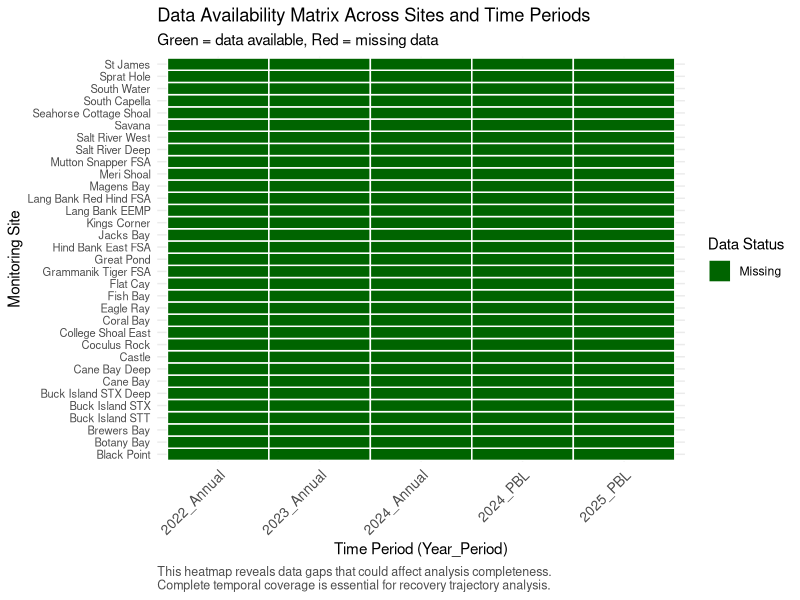
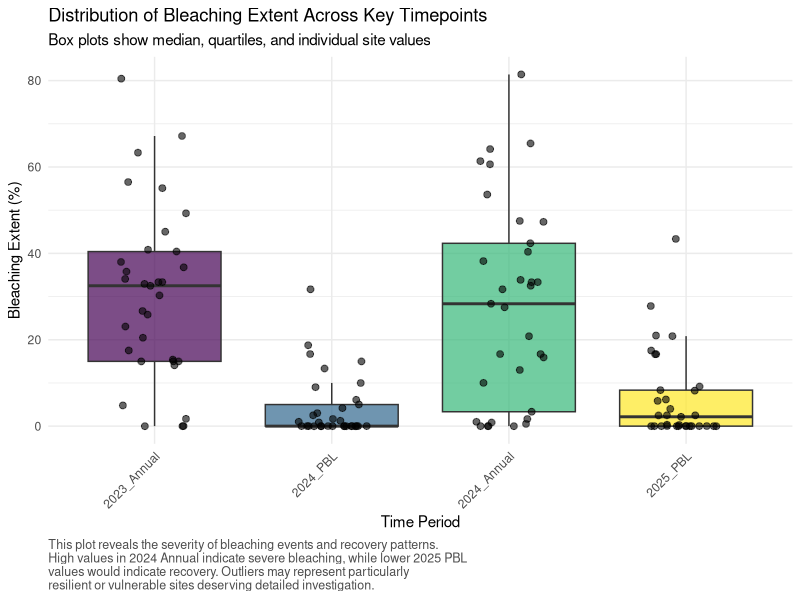
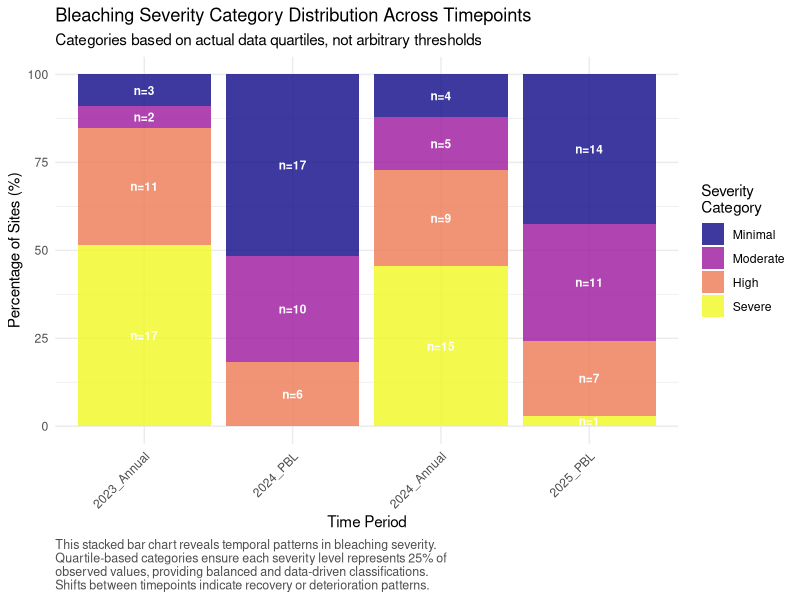
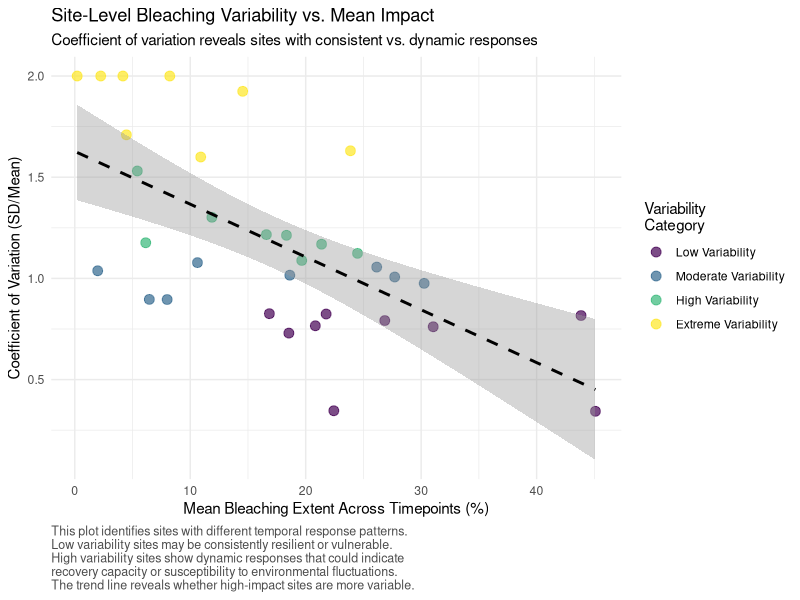

R code for these plots, in order:
# ============================================================================
# 01: Comprehensive Coral Bleaching Data Loading and Initial Analysis
# ============================================================================
# Purpose: Load coral condition datasets, perform initial data exploration,
#          calculate site-level statistics, and establish data-driven thresholds
#          using actual quartiles rather than arbitrary cutoffs
# Author: Coral Bleaching Analysis Pipeline
# Date: Analysis of 2023-2025 bleaching events
# ============================================================================

# Load required libraries with explicit purpose for each
library(dplyr)        # Data manipulation and summarization
library(ggplot2)      # Advanced plotting and visualization
library(tidyr)        # Data reshaping and tidying
library(readr)        # Efficient CSV reading
library(corrplot)     # Correlation matrix visualization
library(gridExtra)    # Multiple plot arrangement
library(viridis)      # Perceptually uniform color scales
library(scales)       # Scale functions for plots
library(tidyverse)

cat("============================================================================\n")
cat("CORAL BLEACHING DATA LOADING AND INITIAL ANALYSIS\n")
cat("============================================================================\n\n")

# ============================================================================
# DATA LOADING AND INITIAL EXPLORATION
# ============================================================================

cat("STEP 1: Loading coral condition datasets\n")
cat("----------------------------------------\n")

# Load all three coral condition datasets
# Rationale: We need extent, prevalence, and mortality data to get complete
# picture of coral condition responses across different metrics
extent_data <- read_csv("s3pt1_coralcondition_bleachingextent_33sites_2022_2025.csv")
prevalence_data <- read_csv("s3pt1_coralcondition_bleachingprevalence_33sites_2022_2025.csv")
mortality_data <- read_csv("s3pt1_coralcondition_mortalityprevalence_33sites_2022_2025.csv")

# Load temperature data for context
temp_data <- read_csv("s4pt5_temperatureWeeklyDHW_45sites_2003_2025.csv")

# Display data dimensions and structure
cat("Dataset dimensions:\n")
cat(sprintf("  Extent data: %d rows × %d columns\n", nrow(extent_data), ncol(extent_data)))
cat(sprintf("  Prevalence data: %d rows × %d columns\n", nrow(prevalence_data), ncol(prevalence_data)))
cat(sprintf("  Mortality data: %d rows × %d columns\n", nrow(mortality_data), ncol(mortality_data)))
cat(sprintf("  Temperature data: %d rows × %d columns\n", nrow(temp_data), ncol(temp_data)))

# Examine data structure and key variables
cat("\nKey variables in extent data:\n")
cat(paste(names(extent_data), collapse = ", "), "\n")

cat("\nUnique time periods in data:\n")
unique_periods <- extent_data %>% 
  distinct(year, period) %>% 
  arrange(year, period)
print(unique_periods)

cat(sprintf("\nTotal unique sites in extent data: %d\n", n_distinct(extent_data$site)))
cat(sprintf("Year range: %d - %d\n", min(extent_data$year), max(extent_data$year)))

# ============================================================================
# DATA QUALITY ASSESSMENT
# ============================================================================

cat("\nSTEP 2: Data quality assessment\n")
cat("-------------------------------\n")

# Check for missing values in key variables
missing_analysis <- extent_data %>%
  summarise(
    missing_site = sum(is.na(site)),
    missing_year = sum(is.na(year)),
    missing_period = sum(is.na(period)),
    missing_anybleaching = sum(is.na(ext_anybleaching)),
    missing_bleached = sum(is.na(ext_bleached)),
    missing_nobleaching = sum(is.na(ext_nobleaching)),
    total_rows = n()
  )

cat("Missing data summary:\n")
print(missing_analysis)

# Check data completeness by site and time period
completeness_check <- extent_data %>%
  group_by(site, year, period) %>%
  summarise(
    n_replicates = n(),
    complete_cases = sum(!is.na(ext_anybleaching)),
    .groups = "drop"
  )

cat("\nReplication summary:\n")
replication_summary <- completeness_check %>%
  group_by(n_replicates) %>%
  summarise(n_site_time_combinations = n(), .groups = "drop")
print(replication_summary)

# ============================================================================
# VISUALIZATION 1: Data Availability Matrix
# ============================================================================

# Create data availability heatmap
# Justification: Visual assessment of data gaps is crucial for understanding
# which sites and timepoints have sufficient data for analysis

availability_matrix <- extent_data %>%
  group_by(site, year, period) %>%
  summarise(data_availability = !is.na(first(ext_anybleaching)), .groups = "drop") %>%
  mutate(timepoint = paste(year, period, sep = "_"))

p1 <- ggplot(availability_matrix, aes(x = timepoint, y = reorder(site, year), fill = data_availability)) +
  geom_tile(color = "white", size = 0.5) +
  scale_fill_manual(values = c("FALSE" = "red", "TRUE" = "darkgreen"), 
                    labels = c("Missing", "Available"),
                    name = "Data Status") +
  labs(
    title = "Data Availability Matrix Across Sites and Time Periods",
    subtitle = "Green = data available, Red = missing data",
    x = "Time Period (Year_Period)",
    y = "Monitoring Site",
    caption = "This heatmap reveals data gaps that could affect analysis completeness.\nComplete temporal coverage is essential for recovery trajectory analysis."
  ) +
  theme_minimal() +
  theme(
    axis.text.x = element_text(angle = 45, hjust = 1, size = 10),
    axis.text.y = element_text(size = 8),
    plot.caption = element_text(hjust = 0, size = 9, color = "gray30")
  )

ggsave("01_plot_data_availability_matrix.png", p1, width = 12, height = 10, dpi = 300)
cat("\nSaved: 01_plot_data_availability_matrix.png\n")

# ============================================================================
# SITE-LEVEL DATA AGGREGATION
# ============================================================================

cat("\nSTEP 3: Calculating site-level means across replicates\n")
cat("------------------------------------------------------\n")

# Function to calculate site-level means
# Rationale: Multiple replicates per site need to be averaged to get 
# representative site-level values for analysis
calculate_site_means <- function(data, group_vars = c("site", "year", "period")) {
  # Calculate means across replicates, excluding NA values
  # This preserves data where some but not all replicates are missing
  result <- data %>%
    group_by(across(all_of(group_vars))) %>%
    summarise(across(where(is.numeric), ~ mean(.x, na.rm = TRUE)), .groups = "drop") %>%
    # Remove rows where key variables are NaN (no valid replicates)
    # filter(!is.nan(ext_anybleaching))
  
  return(result)
}

# Apply aggregation to all datasets
extent_means <- calculate_site_means(extent_data)
prevalence_means <- calculate_site_means(prevalence_data)  
mortality_means <- calculate_site_means(mortality_data)

cat(sprintf("Original extent data: %d rows\n", nrow(extent_data)))
cat(sprintf("Aggregated extent data: %d site-year-period combinations\n", nrow(extent_means)))
cat(sprintf("Data reduction: %.1f%% (due to replicate averaging)\n", 
            (1 - nrow(extent_means)/nrow(extent_data)) * 100))

# ============================================================================
# KEY TIMEPOINT IDENTIFICATION
# ============================================================================

cat("\nSTEP 4: Identifying key timepoints for 2023-2025 analysis\n")
cat("--------------------------------------------------------\n")

# Define the four critical timepoints for the analysis
# Rationale: These timepoints capture the bleaching events and recovery periods
# 2023 Annual: Baseline condition before major bleaching
# 2024 PBL: Post-bleaching survey after 2023 stress
# 2024 Annual: Condition before 2024 bleaching event  
# 2025 PBL: Post-bleaching survey after 2024 stress (our main response variable)

key_timepoints <- c("2023_Annual", "2024_PBL", "2024_Annual", "2025_PBL")

# Check data availability for each key timepoint
timepoint_availability <- extent_means %>%
  filter(
    (year == 2023 & period == "Annual") |
      (year == 2024 & period == "PBL") |
      (year == 2024 & period == "Annual") |
      (year == 2025 & period == "PBL")
  ) %>%
  mutate(timepoint = paste(year, period, sep = "_")) %>%
  group_by(timepoint) %>%
  summarise(
    n_sites = n(),
    mean_bleaching = mean(ext_anybleaching, na.rm = TRUE),
    median_bleaching = median(ext_anybleaching, na.rm = TRUE),
    min_bleaching = min(ext_anybleaching, na.rm = TRUE),
    max_bleaching = max(ext_anybleaching, na.rm = TRUE),
    .groups = "drop"
  )

cat("Data availability and basic statistics for key timepoints:\n")
print(timepoint_availability)

# Find sites with complete data across all four timepoints
complete_sites <- extent_means %>%
  filter(
    (year == 2023 & period == "Annual") |
      (year == 2024 & period == "PBL") |
      (year == 2024 & period == "Annual") |
      (year == 2025 & period == "PBL")
  ) %>%
  mutate(timepoint = paste(year, period, sep = "_")) %>%
  group_by(site) %>%
  summarise(
    timepoints_available = n(),
    available_timepoints = paste(sort(unique(timepoint)), collapse = ", "),
    .groups = "drop"
  ) %>%
  filter(timepoints_available == 4)

cat(sprintf("\nSites with complete data across all 4 key timepoints: %d\n", nrow(complete_sites)))
cat("These sites will form our core analysis dataset.\n")

# ============================================================================
# VISUALIZATION 2: Bleaching Extent Distributions by Timepoint
# ============================================================================

# Create comprehensive distribution plots
# Justification: Understanding the distribution of bleaching values across
# timepoints reveals the severity and variability of bleaching events

timepoint_data <- extent_means %>%
  filter(
    (year == 2023 & period == "Annual") |
      (year == 2024 & period == "PBL") |
      (year == 2024 & period == "Annual") |
      (year == 2025 & period == "PBL")
  ) %>%
  mutate(
    timepoint = paste(year, period, sep = "_"),
    timepoint_ordered = factor(timepoint, levels = key_timepoints)
  )

# Box plots with individual points
p2 <- ggplot(timepoint_data, aes(x = timepoint_ordered, y = ext_anybleaching, fill = timepoint_ordered)) +
  geom_boxplot(alpha = 0.7, outlier.shape = NA) +
  geom_jitter(width = 0.2, alpha = 0.6, size = 2) +
  scale_fill_viridis_d(name = "Time Period") +
  labs(
    title = "Distribution of Bleaching Extent Across Key Timepoints",
    subtitle = "Box plots show median, quartiles, and individual site values",
    x = "Time Period",
    y = "Bleaching Extent (%)",
    caption = "This plot reveals the severity of bleaching events and recovery patterns.\nHigh values in 2024 Annual indicate severe bleaching, while lower 2025 PBL\nvalues would indicate recovery. Outliers may represent particularly\nresilient or vulnerable sites deserving detailed investigation."
  ) +
  theme_minimal() +
  theme(
    axis.text.x = element_text(angle = 45, hjust = 1),
    legend.position = "none",
    plot.caption = element_text(hjust = 0, size = 9, color = "gray30")
  )

ggsave("01_plot_bleaching_distributions.png", p2, width = 10, height = 7, dpi = 300)
cat("Saved: 01_plot_bleaching_distributions.png\n")

# ============================================================================
# DATA-DRIVEN THRESHOLD CALCULATION
# ============================================================================

cat("\nSTEP 5: Calculating data-driven thresholds using actual quartiles\n")
cat("------------------------------------------------------------------\n")

# Calculate quartiles for bleaching extent across all timepoints
# Rationale: Using actual data quartiles provides objective, data-driven
# thresholds rather than arbitrary cutoffs. This ensures our classifications
# reflect the actual distribution of observed values.

all_bleaching_values <- timepoint_data$ext_anybleaching[!is.na(timepoint_data$ext_anybleaching)]

bleaching_quartiles <- quantile(all_bleaching_values, probs = c(0, 0.25, 0.5, 0.75, 1.0))
cat("Bleaching extent quartiles (all timepoints combined):\n")
print(bleaching_quartiles)

# Calculate quartiles for each timepoint separately
# Rationale: Different timepoints may have different baseline distributions
timepoint_quartiles <- timepoint_data %>%
  group_by(timepoint_ordered) %>%
  summarise(
    n = n(),
    Q0_min = min(ext_anybleaching, na.rm = TRUE),
    Q1_25th = quantile(ext_anybleaching, 0.25, na.rm = TRUE),
    Q2_median = median(ext_anybleaching, na.rm = TRUE),
    Q3_75th = quantile(ext_anybleaching, 0.75, na.rm = TRUE),
    Q4_max = max(ext_anybleaching, na.rm = TRUE),
    .groups = "drop"
  )

cat("\nQuartiles by timepoint:\n")
print(timepoint_quartiles)

# Define bleaching severity categories based on overall quartiles
# Rationale: Four categories based on quartiles provide balanced groups
# while maintaining meaningful ecological interpretation
bleaching_severity_thresholds <- list(
  minimal = bleaching_quartiles[2],      # 0-25th percentile
  moderate = bleaching_quartiles[3],     # 25th-50th percentile  
  high = bleaching_quartiles[4],         # 50th-75th percentile
  severe = bleaching_quartiles[5]        # 75th-100th percentile
)

cat("\nData-driven bleaching severity categories:\n")
cat(sprintf("  Minimal: 0 - %.1f%%\n", bleaching_severity_thresholds$minimal))
cat(sprintf("  Moderate: %.1f - %.1f%%\n", bleaching_severity_thresholds$minimal, bleaching_severity_thresholds$moderate))
cat(sprintf("  High: %.1f - %.1f%%\n", bleaching_severity_thresholds$moderate, bleaching_severity_thresholds$high))
cat(sprintf("  Severe: %.1f - %.1f%%\n", bleaching_severity_thresholds$high, bleaching_severity_thresholds$severe))

# Apply severity categories to data
timepoint_data_categorized <- timepoint_data %>%
  mutate(
    severity_category = case_when(
      ext_anybleaching <= bleaching_severity_thresholds$minimal ~ "Minimal",
      ext_anybleaching <= bleaching_severity_thresholds$moderate ~ "Moderate", 
      ext_anybleaching <= bleaching_severity_thresholds$high ~ "High",
      ext_anybleaching <= bleaching_severity_thresholds$severe ~ "Severe",
      TRUE ~ "Severe"
    ),
    severity_category = factor(severity_category, levels = c("Minimal", "Moderate", "High", "Severe"))
  )

# ============================================================================
# VISUALIZATION 3: Severity Category Distribution
# ============================================================================

# Create stacked bar chart of severity categories by timepoint
# Justification: Shows how bleaching severity changes across timepoints
# and validates that our quartile-based categories create meaningful groups

severity_summary <- timepoint_data_categorized %>%
  group_by(timepoint_ordered, severity_category) %>%
  summarise(count = n(), .groups = "drop") %>%
  group_by(timepoint_ordered) %>%
  mutate(
    total = sum(count),
    percentage = count / total * 100
  )

p3 <- ggplot(severity_summary, aes(x = timepoint_ordered, y = percentage, fill = severity_category)) +
  geom_col(position = "stack", alpha = 0.8) +
  geom_text(aes(label = sprintf("n=%d", count)), 
            position = position_stack(vjust = 0.5), 
            size = 3, color = "white", fontface = "bold") +
  scale_fill_viridis_d(name = "Severity\nCategory", option = "plasma") +
  labs(
    title = "Bleaching Severity Category Distribution Across Timepoints",
    subtitle = "Categories based on actual data quartiles, not arbitrary thresholds",
    x = "Time Period", 
    y = "Percentage of Sites (%)",
    caption = "This stacked bar chart reveals temporal patterns in bleaching severity.\nQuartile-based categories ensure each severity level represents 25% of\nobserved values, providing balanced and data-driven classifications.\nShifts between timepoints indicate recovery or deterioration patterns."
  ) +
  theme_minimal() +
  theme(
    axis.text.x = element_text(angle = 45, hjust = 1),
    plot.caption = element_text(hjust = 0, size = 9, color = "gray30")
  )

ggsave("01_plot_severity_distributions.png", p3, width = 10, height = 7, dpi = 300)
cat("Saved: 01_plot_severity_distributions.png\n")

# ============================================================================
# SITE-LEVEL VARIABILITY ANALYSIS
# ============================================================================

cat("\nSTEP 6: Analyzing site-level variability and consistency\n")
cat("--------------------------------------------------------\n")

# Calculate coefficient of variation for each site across timepoints
# Rationale: Some sites may be consistently high/low while others are highly variable
# This identifies sites with stable vs. dynamic bleaching responses

site_variability <- timepoint_data %>%
  group_by(site) %>%
  summarise(
    n_timepoints = n(),
    mean_bleaching = mean(ext_anybleaching, na.rm = TRUE),
    sd_bleaching = sd(ext_anybleaching, na.rm = TRUE),
    min_bleaching = min(ext_anybleaching, na.rm = TRUE),
    max_bleaching = max(ext_anybleaching, na.rm = TRUE),
    range_bleaching = max_bleaching - min_bleaching,
    cv_bleaching = sd_bleaching / mean_bleaching,
    .groups = "drop"
  ) %>%
  filter(n_timepoints >= 3) %>%  # Only sites with sufficient data
  arrange(desc(cv_bleaching))

cat("Sites with highest temporal variability (coefficient of variation):\n")
print(head(site_variability, 10))

cat("\nSites with lowest temporal variability (most consistent):\n") 
print(tail(site_variability, 10))

# Calculate variability quartiles for site classification
variability_quartiles <- quantile(site_variability$cv_bleaching, probs = c(0, 0.25, 0.5, 0.75, 1.0), na.rm = TRUE)

cat("\nCoefficient of variation quartiles:\n")
print(variability_quartiles)

# ============================================================================
# VISUALIZATION 4: Site Variability Analysis
# ============================================================================

# Create scatter plot of mean vs. variability
# Justification: Identifies sites with different response patterns - 
# some may be consistently impacted, others highly variable

site_variability_plot <- site_variability %>%
  mutate(
    variability_category = case_when(
      cv_bleaching <= variability_quartiles[2] ~ "Low Variability",
      cv_bleaching <= variability_quartiles[3] ~ "Moderate Variability",
      cv_bleaching <= variability_quartiles[4] ~ "High Variability", 
      TRUE ~ "Extreme Variability"
    ),
    variability_category = factor(variability_category, 
                                  levels = c("Low Variability", "Moderate Variability", 
                                             "High Variability", "Extreme Variability"))
  )

p4 <- ggplot(site_variability_plot, aes(x = mean_bleaching, y = cv_bleaching, color = variability_category)) +
  geom_point(size = 3, alpha = 0.7) +
  geom_smooth(method = "lm", se = TRUE, color = "black", linetype = "dashed") +
  scale_color_viridis_d(name = "Variability\nCategory") +
  labs(
    title = "Site-Level Bleaching Variability vs. Mean Impact",
    subtitle = "Coefficient of variation reveals sites with consistent vs. dynamic responses",
    x = "Mean Bleaching Extent Across Timepoints (%)",
    y = "Coefficient of Variation (SD/Mean)",
    caption = "This plot identifies sites with different temporal response patterns.\nLow variability sites may be consistently resilient or vulnerable.\nHigh variability sites show dynamic responses that could indicate\nrecovery capacity or susceptibility to environmental fluctuations.\nThe trend line reveals whether high-impact sites are more variable."
  ) +
  theme_minimal() +
  theme(plot.caption = element_text(hjust = 0, size = 9, color = "gray30"))

ggsave("01_plot_site_variability.png", p4, width = 10, height = 7, dpi = 300)
cat("Saved: 01_plot_site_variability.png\n")

# ============================================================================
# SAVE PROCESSED DATASETS
# ============================================================================

cat("\nSTEP 7: Saving processed datasets for downstream analysis\n")
cat("---------------------------------------------------------\n")

# Save all processed datasets with metadata
write_csv(extent_means, "01_extent_site_means.csv")
write_csv(prevalence_means, "01_prevalence_site_means.csv")
write_csv(mortality_means, "01_mortality_site_means.csv")

# Save threshold information for use in other scripts
thresholds_data <- data.frame(
  category = c("minimal", "moderate", "high", "severe"),
  upper_threshold = c(bleaching_severity_thresholds$minimal,
                      bleaching_severity_thresholds$moderate,
                      bleaching_severity_thresholds$high, 
                      bleaching_severity_thresholds$severe),
  description = c("0-25th percentile", "25th-50th percentile", 
                  "50th-75th percentile", "75th-100th percentile")
)
write_csv(thresholds_data, "01_severity_thresholds.csv")

# Save site variability analysis
write_csv(site_variability_plot, "01_site_variability_analysis.csv")

# Save complete sites list
write_csv(complete_sites, "01_complete_sites_list.csv")

# ============================================================================
# SUMMARY STATISTICS
# ============================================================================

cat("\nFINAL SUMMARY STATISTICS\n")
cat("========================\n")

cat(sprintf("Total sites in dataset: %d\n", n_distinct(extent_means$site)))
cat(sprintf("Sites with complete 4-timepoint data: %d\n", nrow(complete_sites)))
cat(sprintf("Total site-year-period combinations: %d\n", nrow(extent_means)))

cat("\nBleaching severity thresholds (data-driven quartiles):\n")
for(i in 1:nrow(thresholds_data)) {
  cat(sprintf("  %s: ≤%.1f%% (%s)\n", 
              str_to_title(thresholds_data$category[i]),
              thresholds_data$upper_threshold[i],
              thresholds_data$description[i]))
}

cat("\nFiles saved:\n")
cat("  - 01_extent_site_means.csv (processed extent data)\n")
cat("  - 01_prevalence_site_means.csv (processed prevalence data)\n") 
cat("  - 01_mortality_site_means.csv (processed mortality data)\n")
cat("  - 01_severity_thresholds.csv (data-driven thresholds)\n")
cat("  - 01_site_variability_analysis.csv (site variability metrics)\n")
cat("  - 01_complete_sites_list.csv (sites with complete data)\n")

cat("\nVisualizations saved:\n")
cat("  - 01_plot_data_availability_matrix.png\n")
cat("  - 01_plot_bleaching_distributions.png\n") 
cat("  - 01_plot_severity_distributions.png\n")
cat("  - 01_plot_site_variability.png\n")

cat("\n============================================================================\n")
cat("STEP 1 COMPLETE: Data loaded, processed, and thresholds established\n")
cat("Next: Temperature and DHW analysis using these data-driven thresholds\n")
cat("============================================================================\n")